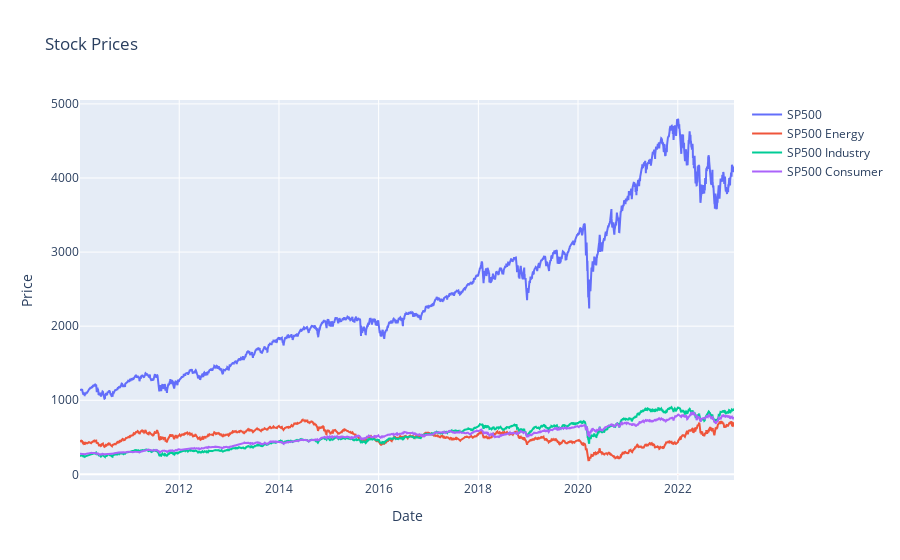

Here is the notebook cell this chart was saved with:
### Code cell
fig = go.Figure()

fig.add_trace(go.Scatter(x=df_original['date'], y=df_original['Close'], name='SP500'))
fig.add_trace(go.Scatter(x=df_energy['date'], y=df_energy['Close'], name='SP500 Energy'))
fig.add_trace(go.Scatter(x=df_industry['date'], y=df_industry['Close'], name='SP500 Industry'))
fig.add_trace(go.Scatter(x=df_consumer['date'], y=df_consumer['Close'], name='SP500 Consumer'))

fig.add_shape(type='line',
                  x0='2022-01-01',
                  y0=0,
                  x1='2022-01-01',
                  y1=1,
                  line=dict(color='red', width=2, dash='dash'))

fig.update_layout(
      title='Stock Prices',
      xaxis_title='Date',
      yaxis_title='Price'
)

fig.show()

### Figure 1 — Plotly figure (JSON) as saved in the notebook; plotly's stock layout.template omitted (floating-point values rounded to 4 significant figures; data arrays with more than 128 entries replaced by an {"elided": "..."} marker saying what was removed)
{"data": [{"name": "SP500", "type": "scatter", "x": {"elided": "3305 str values"}, "y": {"elided": "3305 float values"}}, {"name": "SP500 Energy", "type": "scatter", "x": {"elided": "3305 str values"}, "y": {"elided": "3305 float values"}}, {"name": "SP500 Industry", "type": "scatter", "x": {"elided": "3302 str values"}, "y": {"elided": "3302 float values"}}, {"name": "SP500 Consumer", "type": "scatter", "x": {"elided": "3302 str values"}, "y": {"elided": "3302 float values"}}], "layout": {"shapes": [{"line": {"color": "red", "dash": "dash", "width": 2}, "type": "line", "x0": "2022-01-01", "x1": "2022-01-01", "y0": 0, "y1": 1}], "title": {"text": "Stock Prices"}, "xaxis": {"title": {"text": "Date"}}, "yaxis": {"title": {"text": "Price"}}}}
